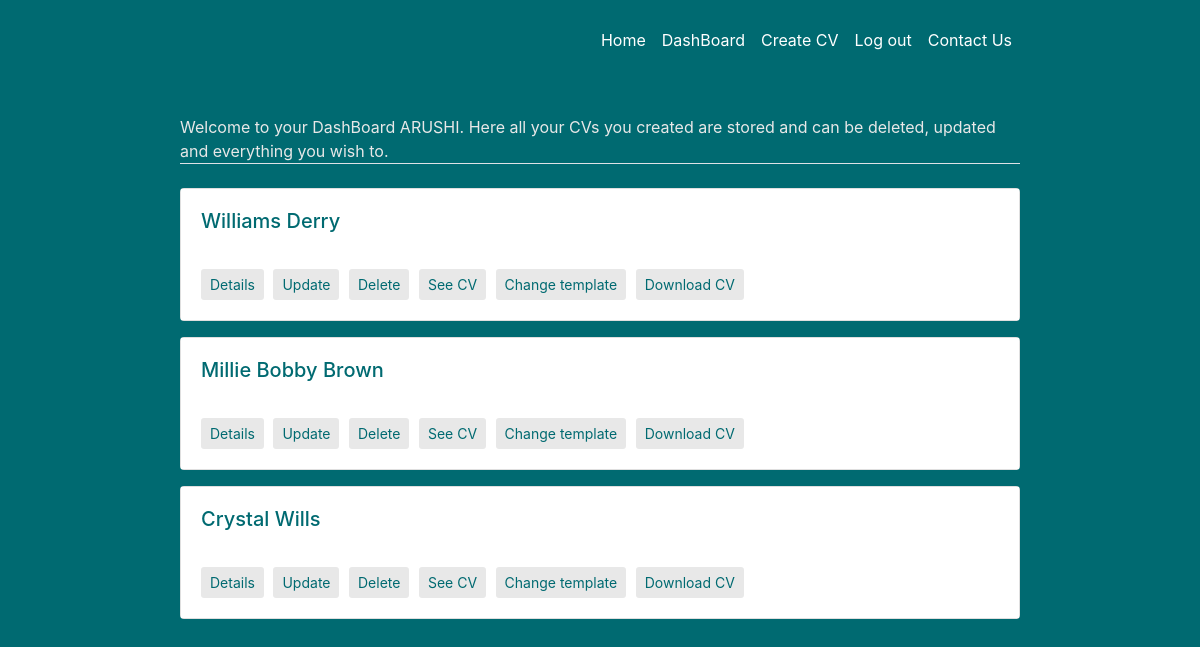
Before: /addcv/userdash/ (signed in) with the older database file.
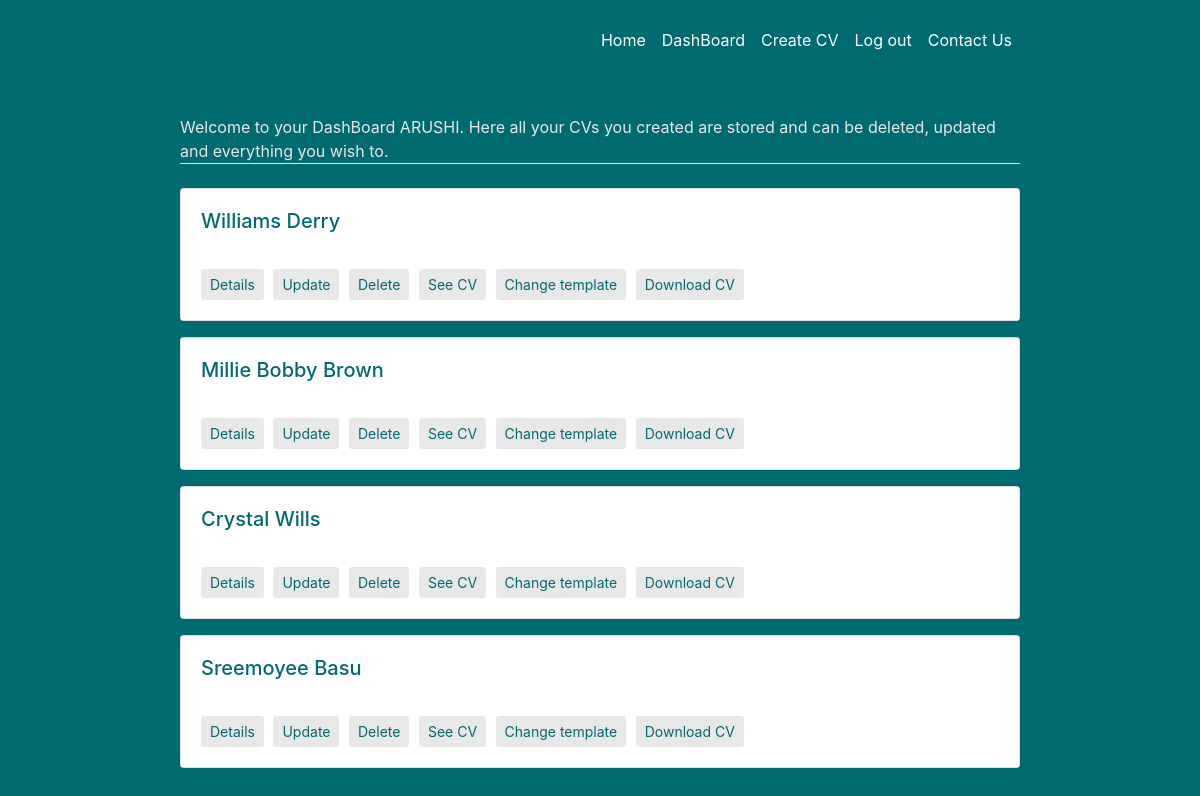
After: the same page with the newer database file.
### addcv/models.py (models this page shows, shortened)
class person(models.Model):
    User = settings.AUTH_USER_MODEL
    added_by = models.ForeignKey(User,
        null=True, blank=True, on_delete=models.CASCADE)
    firstname=models.CharField(max_length=50)
    lastname=models.CharField(max_length=50)
    profession=models.CharField(max_length=50)
    title=models.CharField(max_length=80, null=True)
    city=models.CharField(max_length=30, null=True)
    state=models.CharField(max_length=30, null=True)
    pincode=models.IntegerField( null=True)
    phoneno=models.IntegerField( null=True)
    emailid=models.EmailField( null=True)
    profile = models.TextField(max_length=100, null=True)
    profile_pic = models.ImageField(null=True, blank=True)

### addcv/views.py (the view)
# urls.py: path('userdash/', views.dashboard,name='dashboard'),
@login_required(login_url='/login/')
def dashboard(request):
    current_user = request.user
    person1 = person.objects.filter(added_by=current_user)
    return render(request,'addcv/dashboard.html',{'persons':person1})

### addcv/templates/addcv/dashboard.html
{% extends 'seavs/base.html' %}
{% load crispy_forms_tags %}
{% block content %}
<div class="container-fluid">
  {%if persons.count%}
  <p class="border-bottom mt-4 mb-4">Welcome to your DashBoard {{user.username}}. Here all your CVs you created are stored and can be deleted, updated and everything you wish to.</p>
  {% for person in persons %}
  <div class="card mb-3 mt-3">
    <div class="card-body" style="background-color:#fff">
      <h5 class="card-title">{{person.firstname}} {{person.lastname}}</h5>
      <br>
      <a href="{% url 'persondash' person.id %}" class="btn btn-sm dashboardbutton">Details</a>
      <a href="{% url 'updatepersonal' person.id %}" class="btn btn-sm dashboardbutton">Update</a>
      <a href="{% url 'deletepersonal' person.id %}" class="btn btn-sm dashboardbutton">Delete</a>
      <a href="{% url 'showmycv' person.id %}" class="btn btn-sm dashboardbutton">See CV</a>
      <a href="{% url 'changetemp' person.id %}" class="btn btn-sm dashboardbutton">Change template</a>
      <a href="{% url 'export-pdf' person.id %}" class="btn btn-sm dashboardbutton">Download CV</a>
    </div>
  </div>
  {% endfor %}
  {%else%}
  <section id=title>
    <h2>Oops! You haven't created a cv yet!!</h1>
    <p class="wrapper">
      <a href="{% url 'personal' %}" class="btn btn-md titlebutton "><strong>Create CV</strong></a>
    </p>  </section>
{%endif%}
</div>
{%endblock content %}

Changed rows visible on the page:
added person: firstname "Sreemoyee", lastname "Basu"
